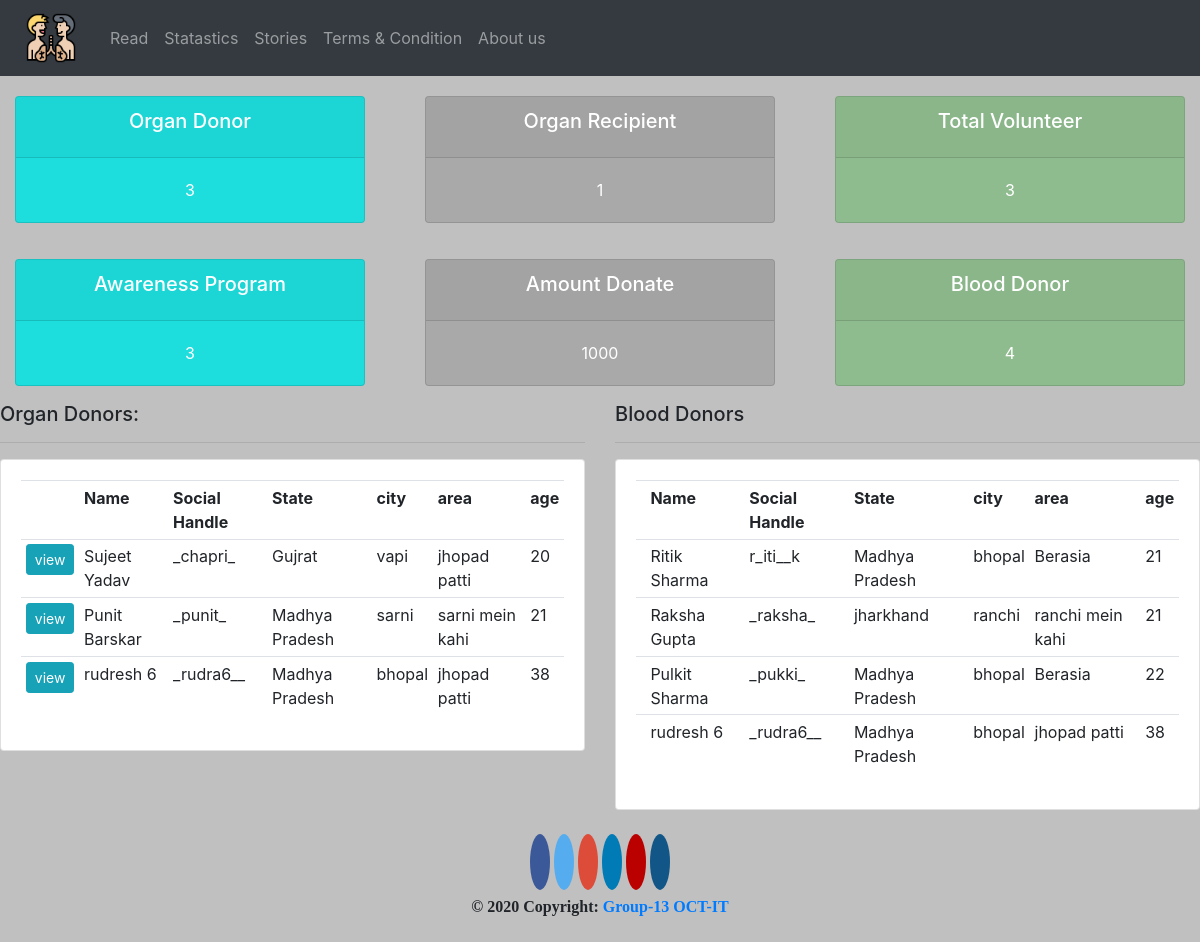
/family/, run on the app's committed database.
### organ/models.py (models this page shows, shortened)
class Donor(models.Model):
    name = models.CharField(max_length=200, null=True)
    email = models.EmailField(null=True)
    social_handle = models.CharField(max_length=100, null=True)
    state = models.CharField(max_length=100, null=True)
    city= models.CharField(max_length=100, null=True)
    area = models.CharField(max_length=200, null=True)
    age = models.IntegerField(default=18, null=True)
    type = models.ManyToManyField(Tags)
    date_created = models.DateTimeField(auto_now=True)

### organ/views.py (the view)
# urls.py: path('family/', views.family, name='family'),
def family(request):
    oDonors = Donor.objects.filter(type__name='organ donor').order_by('-date_created')
    bDonors = Donor.objects.filter(type__name='blood donor').order_by('-date_created')
    volunteer = Donor.objects.filter(type__name='volunteer').count()
    recipient = Donor.objects.filter(type__name='organ recipient').count()
    organ = oDonors.count()
    blood = bDonors.count()
    return render(request, 'organ/family.html', {'oDonors':oDonors, 'bDonors':bDonors,
    'volunteer':volunteer, 'recipient':recipient, 'organ':organ, 'blood':blood})

### organ/templates/organ/family.html (shortened to what this page needs)
{%extends 'organ/base.html'%}
{%block content%}
    {% include 'organ/status.html' %}
    <div class="row">
        <div class="col-md-6">
            <h5>Organ Donors:</h5>
            <hr>
            <div class="card card-body">
                <table class="table table-sm">
                    <tr>
                        <th></th>
                        <th>Name</th>
                        <th>Social Handle</th>
                        <th>State</th>
                        <th>city</th>
                        <th>area</th>
                        <th>age</th>
                    </tr>
                    {%for donor in oDonors%}
                        <tr>
                            <th><a class="btn btn-sm btn-info" href="{% url 'donor' donor.id %}">view</th>
                            <td>{{donor.name}}</td>
                            <td>{{donor.social_handle}}</td>
                            <td>{{donor.state}}</td>
                            <td>{{donor.city}}</td>
                            <td>{{donor.area}}</td>
                            <td>{{donor.age}}</td>
                        </tr>
                    {%endfor%}
                </table>
            </div>
        </div>
        <div class="col-md-6">
            <h5>Blood Donors</h5>
            <hr>
            <div class="card card-body">
                <table class="table table-sm">
                    <tr>
                        <th></th>
                        <th>Name</th>
                        <th>Social Handle</th>
                        <th>State</th>
                        <th>city</th>
                        <th>area</th>
                        <th>age</th>
                    </tr>
                    {%for donor in bDonors%}
                        <tr>
                            <th></th>
                            <td>{{donor.name}}</td>
                            <td>{{donor.social_handle}}</td>
                            <td>{{donor.state}}</td>
                            <td>{{donor.city}}</td>
                            <td>{{donor.area}}</td>
                            <td>{{donor.age}}</td>
                        </tr>
                    {%endfor%}
                </table>
            </div>
        </div>
    </div>
{%endblock%}

### organ/templates/organ/base.html (shortened to what this page needs)
{%load static%}
<!Doctype html>
<html lang="en-us">
    <head>
        <link rel="stylesheet" href="https://stackpath.bootstrapcdn.com/bootstrap/4.3.1/css/bootstrap.min.css">
    </head>
    <body>
        {% include 'organ/navbar.html' %}
        {%block content%}
        {%endblock%}
    <footer>
        <a href="#" class="fa fa-facebook"></a>
        <a href="#" class="fa fa-twitter"></a>
        <a href="#" class="fa fa-google"></a>
        <a href="#" class="fa fa-linkedin"></a>
        <a href="#" class="fa fa-youtube"></a>
        <a href="#" class="fa fa-instagram"></a>
        <div style="margin-top: 10px; font-weight: bolder; font-family: fantasy;">© 2020 Copyright:
            <a href="#"> Group-13 OCT-IT</a>
        </div>
    </footer>
    </body>
</html>

### organ/templates/organ/navbar.html (shortened to what this page needs)
{%load static%}
<nav class="navbar navbar-expand-lg navbar-dark bg-dark">
    <a class="navbar-brand" href="{% url 'home'%}"><img src="{%static 'images/favicon.png'%}" id="logo"></a>
    <div class="collapse navbar-collapse" id="navbarNavAltMarkup">
      <div class="navbar-nav">
        <a class="nav-item nav-link" href="{% url 'read'%}">Read</a>
        <a class="nav-item nav-link " href="{% url 'family'%}">Statastics</a>
        <a class="nav-item nav-link " href="{% url 'stories'%}">Stories</a>
        <a class="nav-item nav-link " href="{% url 'terms'%}">Terms & Condition</a>
        <a class="nav-item nav-link" href="{% url 'about'%}">About us</a>
      </div>
    </div>
  </nav>

### organ/templates/organ/status.html (shortened to what this page needs)
<div class="row" style="margin-top: 20px;">
    <div class="col">
        <div class="col-md">
            <div class="card text-center text-white mb-3" id="total-donor">
                <div class="card-header">
                    <h5 class="card-title">Organ Donor</h5>
                </div>
                <div class="card-body">{{organ}}</div>
            </div>
        </div>
    </div>
    <div class="col">
        <div class="col-md">
            <div class="card text-center text-white mb-3" id="total-recipient">
                <div class="card-header">
                    <h5 class="card-title">Organ Recipient</h5>
                </div>
                <div class="card-body">{{recipient}}</div>
            </div>
        </div>
    </div>
    <div class="col">
        <div class="col-md">
            <div class="card text-center text-white mb-3" id="total-volunteer">
                <div class="card-header">
                    <h5 class="card-title">Total Volunteer</h5>
                </div>
                <div class="card-body">{{volunteer}}</div>
            </div>
        </div>
    </div>
</div>
<div class="row" style="margin-top: 20px;">
    <div class="col">
        <div class="col-md">
            <div class="card text-center text-white mb-3" id="total-donor">
                <div class="card-header">
                    <h5 class="card-title">Awareness Program</h5>
                </div>
                <div class="card-body">3</div>
            </div>
        </div>
    </div>
    <div class="col">
        <div class="col-md">
            <div class="card text-center text-white mb-3" id="total-recipient">
                <div class="card-header">
                    <h5 class="card-title">Amount Donate</h5>
                </div>
                <div class="card-body">1000</div>
            </div>
        </div>
    </div>
    <div class="col">
        <div class="col-md">
            <div class="card text-center text-white mb-3" id="total-volunteer">
                <div class="card-header">
                    <h5 class="card-title">Blood Donor</h5>
                </div>
                <div class="card-body">{{blood}}</div>
            </div>
        </div>
    </div>
</div>

### organ/templates/organ/base.html (style rules this page uses)
body { background-color: silver; }
#logo { height: 50px; width: 70px; object-fit: contain; }
.fa { padding: 10px; font-size: 30px; margin: 2px; width: 50px; text-align: center; text-decoration: none; border-radius: 80%; }
.fa-facebook { background: #3B5998; color: white; }
.fa-twitter { background: #55ACEE; color: white; }
.fa-google { background: #dd4b39; color: white; }
.fa-linkedin { background: #007bb5; color: white; }
.fa-youtube { background: #bb0000; color: white; }
.fa-instagram { background: #125688; color: white; }
footer { text-align: center; margin: 30px; }

### organ/templates/organ/status.html (style rules this page uses)
#total-donor { background-color: hsl(180, 77%, 49%); }
#total-recipient { background-color: #a9a9a9; }
#total-volunteer { background-color: #8fbc8f; }

### data on the page
Donor: name "Sujeet Yadav", social_handle "_chapri_", state "Gujrat", city "vapi", area "jhopad patti", age "20"
Donor: name "Punit Barskar", social_handle "_punit_", state "Madhya Pradesh", city "sarni", area "sarni mein kahi", age "21"
Donor: name "rudresh 6", social_handle "_rudra6__", state "Madhya Pradesh", city "bhopal", area "jhopad patti", age "38"
Donor: name "Ritik Sharma", social_handle "r_iti__k", state "Madhya Pradesh", city "bhopal", area "Berasia", age "21"
Donor: name "Raksha Gupta", social_handle "_raksha_", state "jharkhand", city "ranchi", area "ranchi mein kahi", age "21"
Donor: name "Pulkit Sharma", social_handle "_pukki_", state "Madhya Pradesh", city "bhopal", area "Berasia", age "22"

### other printed values
{{ organ }} "3"
{{ recipient }} "1"
{{ volunteer }} "3"
{{ blood }} "4"
